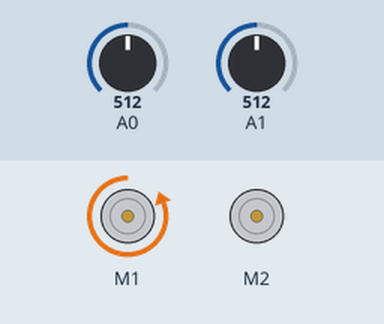
Simulated run of this sketch. Board: Arduino Leonardo, built with avr-gcc and run on an emulated ATmega32U4. Parts: 2 × DC motor (green arrow = forward, orange = backward, longer = faster). The test bench sets the inputs (shaded band); at power-on: A0 = 512, A1 = 512.

Above: at 1.2 s.
1.3 s: A0 set to 716
At 1.7 s:
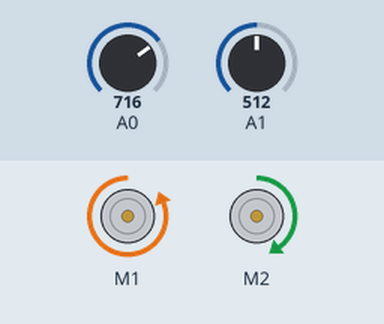
2.8 s: A1 set to 306
At 4.0 s:
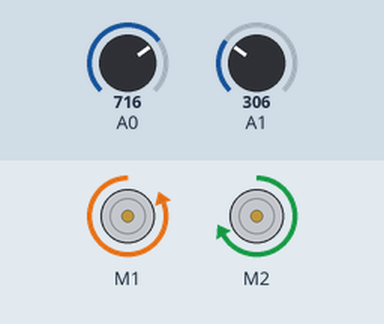
4.3 s: A0 set to 900
At 5.2 s:
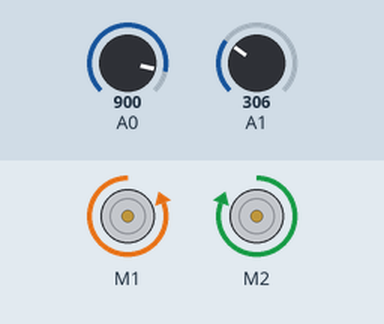
5.8 s: A1 set to 511
At 6.4 s:
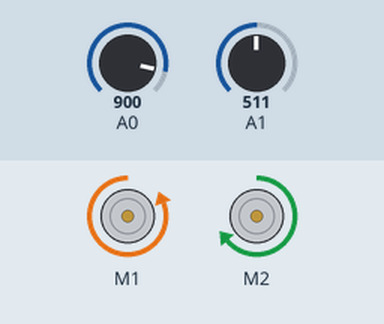
7.3 s: A1 set to 716
At 7.6 s:
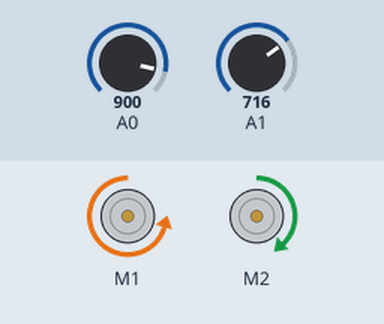
8.8 s: A0 set to 1023
At 10.0 s:
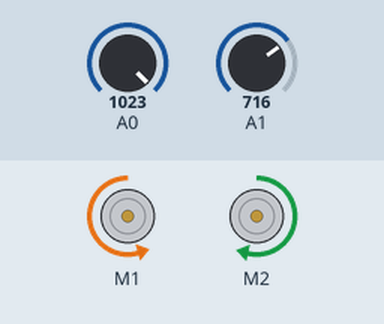
Timing chart, 0 to 11.3 s (numbered marks = the images above; inputs shaded):
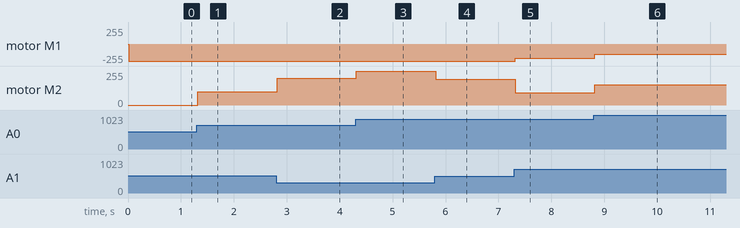

Measured:
- after the input at 1.3 s, motor M2: stopped → forward 100/255 at once
- after the input at 2.8 s, motor M2: forward 100/255 → forward 202/255 at once
- after the input at 4.3 s, motor M2: forward 202/255 → forward 255/255 at once
- after the input at 5.8 s, motor M2: forward 255/255 → forward 192/255 at once
- after the input at 7.3 s, motor M1: backward 255/255 → backward 216/255 at once; motor M2: forward 192/255 → forward 92/255 at once
- after the input at 8.8 s, motor M1: backward 216/255 → backward 156/255 at once; motor M2: forward 92/255 → forward 152/255 at once

The sketch:

Remote_Tank_Drive_3-3-15.ino
```cpp
 /*

 */

#include <Esplora.h>
#include <SabertoothSimplified.h>

SabertoothSimplified ST;
void setup()
{
  Serial1.begin(9600);       // initialize serial communication with sabertooth motor controller
  ST.drive(0);
  ST.turn(0);

}

void loop()
{

  ST.drive(map(Esplora.readJoystickX(), 0, 1024, -127, 127));

  ST.turn(map(Esplora.readJoystickY(), 0, 1024, -127, 127));

  delay(10);                                  // a short delay before moving again
}
```
